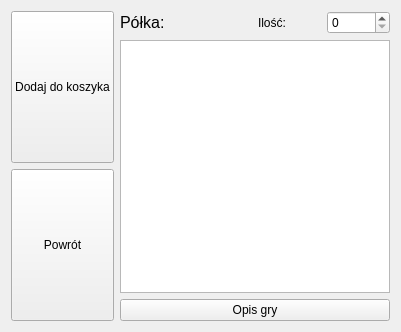
<?xml version="1.0" encoding="UTF-8"?>
<ui version="4.0">
 <class>GryKarcianeOkno</class>
 <widget class="QWidget" name="GryKarcianeOkno">
  <property name="geometry">
   <rect>
    <x>0</x>
    <y>0</y>
    <width>401</width>
    <height>332</height>
   </rect>
  </property>
  <property name="windowTitle">
   <string>Form</string>
  </property>
  <layout class="QGridLayout" name="gridLayout">
   <item row="0" column="0">
    <layout class="QHBoxLayout" name="horizontalLayout_3">
     <item>
      <layout class="QVBoxLayout" name="verticalLayout_2">
       <item>
        <widget class="QPushButton" name="DodajDoKoszyka_pushButton">
         <property name="sizePolicy">
          <sizepolicy hsizetype="Minimum" vsizetype="Expanding">
           <horstretch>0</horstretch>
           <verstretch>0</verstretch>
          </sizepolicy>
         </property>
         <property name="text">
          <string>Dodaj do koszyka</string>
         </property>
        </widget>
       </item>
       <item>
        <widget class="QPushButton" name="Powrot_pushButton">
         <property name="sizePolicy">
          <sizepolicy hsizetype="Minimum" vsizetype="Expanding">
           <horstretch>0</horstretch>
           <verstretch>0</verstretch>
          </sizepolicy>
         </property>
         <property name="text">
          <string>Powrót</string>
         </property>
        </widget>
       </item>
      </layout>
     </item>
     <item>
      <layout class="QVBoxLayout" name="verticalLayout">
       <item>
        <layout class="QHBoxLayout" name="horizontalLayout_2">
         <item>
          <widget class="QLabel" name="label">
           <property name="font">
            <font>
             <pointsize>12</pointsize>
            </font>
           </property>
           <property name="text">
            <string>Półka:</string>
           </property>
          </widget>
         </item>
         <item>
          <layout class="QHBoxLayout" name="horizontalLayout">
           <item>
            <widget class="QLabel" name="label_2">
             <property name="text">
              <string>Ilość:</string>
             </property>
            </widget>
           </item>
           <item>
            <widget class="QSpinBox" name="spinBox"/>
           </item>
          </layout>
         </item>
        </layout>
       </item>
       <item>
        <widget class="QListWidget" name="listWidget"/>
       </item>
       <item>
        <widget class="QPushButton" name="OpisGry_pushButton">
         <property name="text">
          <string>Opis gry</string>
         </property>
        </widget>
       </item>
      </layout>
     </item>
    </layout>
   </item>
  </layout>
 </widget>
 <resources/>
 <connections/>
</ui>
